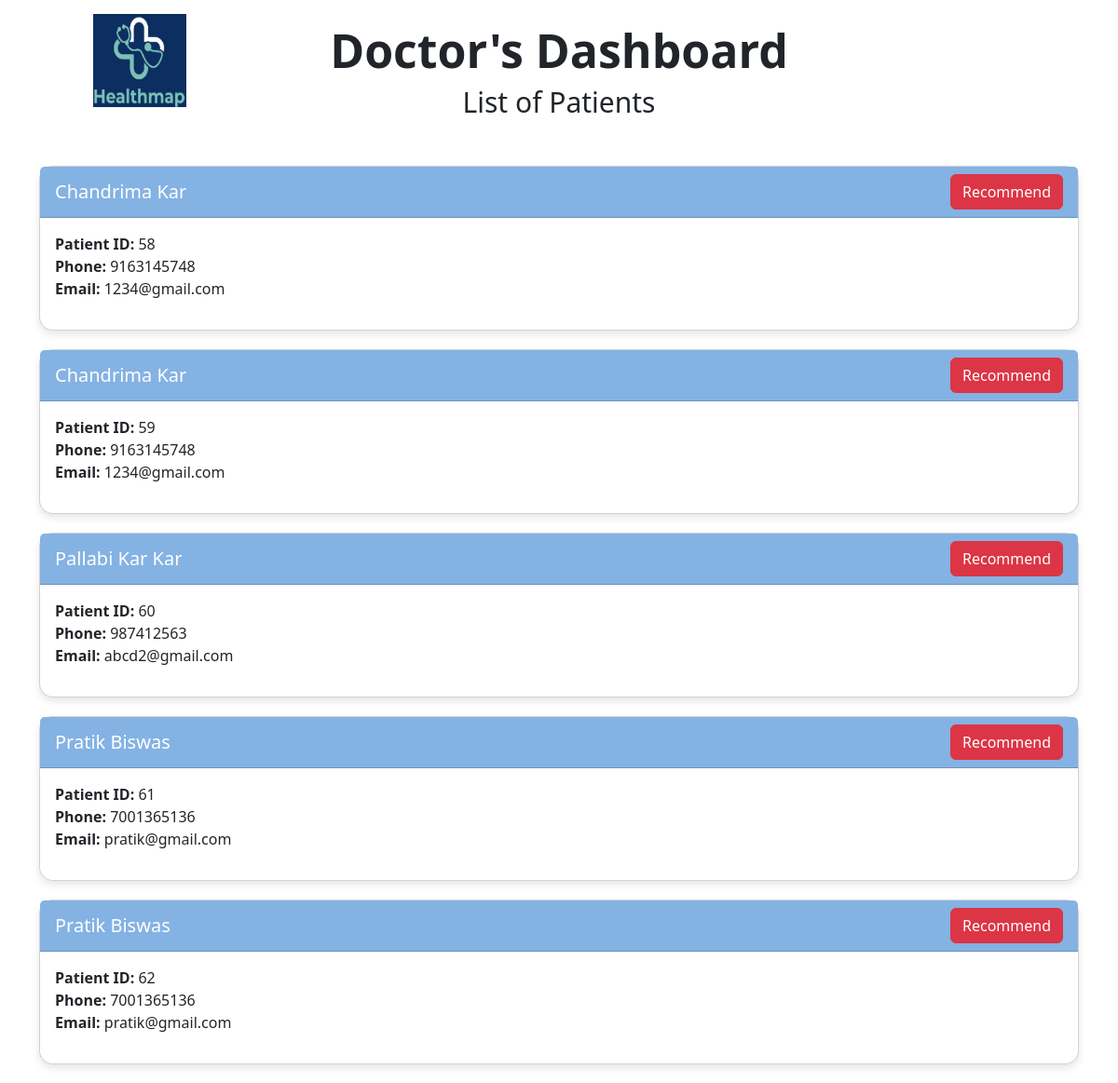
Page /data on the earlier database version.
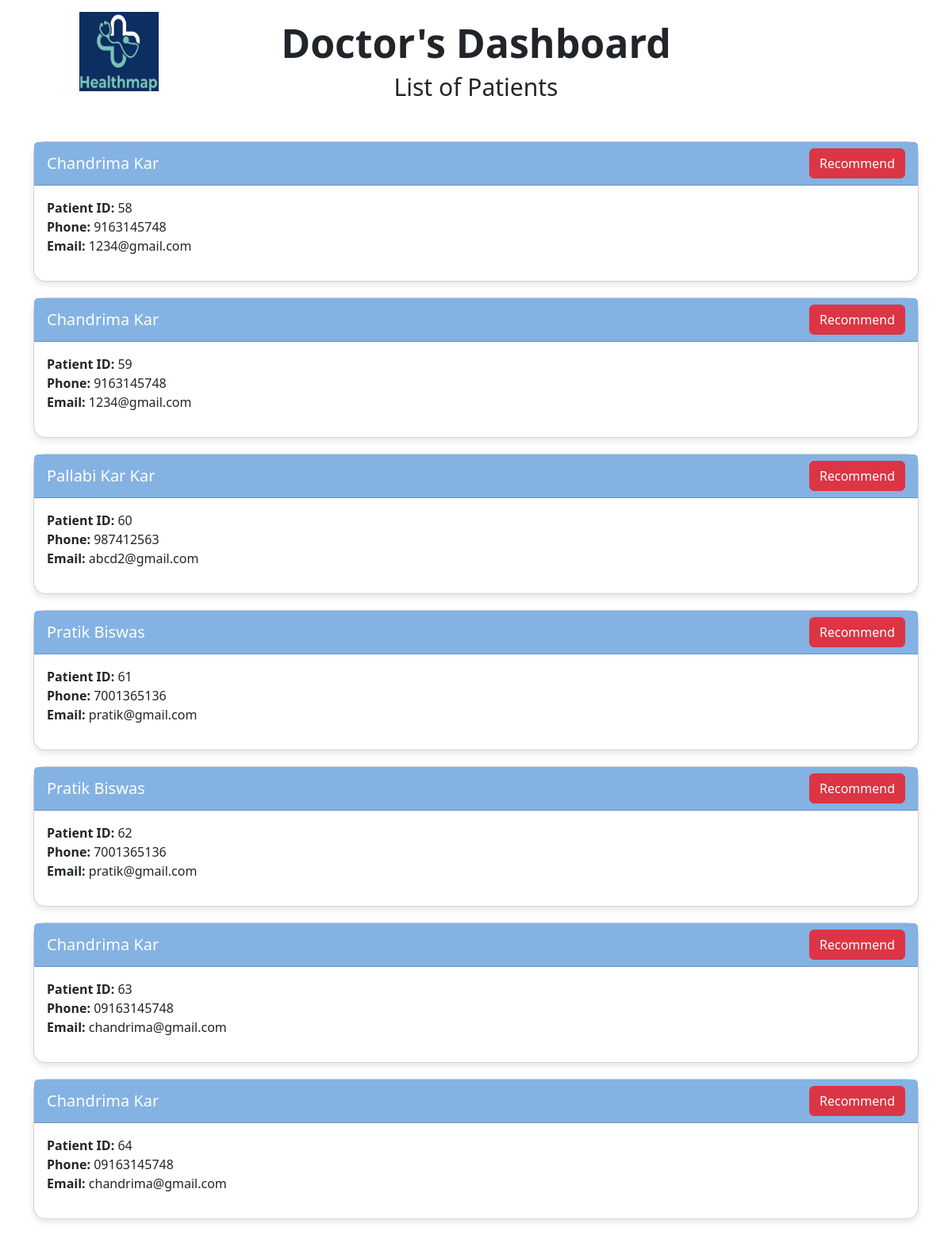
Same page on the later database version.
### app.py (models this page shows)
class Symptoms(db.Model):
    __tablename__ = 'symptoms'
    id = db.Column(db.Integer, primary_key=True, nullable=False, autoincrement=True, unique=True)
    fname = db.Column(db.String(30), nullable=False)
    lname = db.Column(db.String(30), nullable=False)
    phone = db.Column(db.String(13), nullable=False)
    email = db.Column(db.String(40), nullable=False)
    symp1 = db.Column(db.String(30), nullable=False)
    symp2 = db.Column(db.String(30))
    symp3 = db.Column(db.String(30))
    symp4 = db.Column(db.String(30))

### app.py (the view)
@app.route("/data")
def data():
    user_data = Symptoms.query.all()
    disease=Disease.query.all()
    description=Description.query.all()
    precautions = Precautions.query.all()
    medications=Medications.query.all()
    workout=Workout.query.all()
    diet=Diet.query.all()
    return render_template("doctors.html", user_data=user_data,disease=disease,description=description, precautions=precautions, medications=medications,workout=workout,diet=diet)

### templates/doctors.html (shortened to what this page needs)
<!DOCTYPE html>
<html lang="en">
  <head>
    <link
      href="https://cdn.jsdelivr.net/npm/bootstrap@5.3.3/dist/css/bootstrap.min.css"
      rel="stylesheet"
    />
  </head>
  <body>
    <div class="">
      <div style="position: absolute; left: 100px; top: 15px">
        <img
          src="../static/img/logo6.png"
          alt="logo"
          style="border-radius: 0px; width: 100px; height: 100px"
        />
      </div>
      <h1
        class="mb-2 mt-4 text-center"
        style="font-weight: 700; font-size: 50px"
      >
        Doctor's Dashboard
      </h1>
      <h2 class="mb-4 text-center" style="font-weight: 300; font-size: 30px">
        List of Patients
      </h2>
      <div class="container">
        {% for data in user_data %}
        <div class="card">
          <div class="card-header">
            {{ data.fname }} {{ data.lname }}
            <button
              class="btn btn-danger"
              onclick="toggleRecommendation('{{ data.id }}')"
            >
              Recommend
            </button>
          </div>
          <div class="card-body">
            <p class="card-text">
              <strong>Patient ID:</strong> {{ data.id }}<br />
              <strong>Phone:</strong> {{ data.phone }}<br />
              <strong>Email:</strong> {{ data.email }}<br />
            </p>
          </div>
        </div>
        {% endfor %}
      </div>
    </div>
  </body>
</html>

### templates/doctors.html (style rules this page uses)
body { margin: 0; padding: 0; }
.container { margin-top: 50px; }
.card { margin-bottom: 20px; border-radius: 15px; box-shadow: 0 4px 8px rgba(0, 0, 0, 0.1); }
.card-header { background-color: #84b2e3; color: white; display: flex; justify-content: space-between; align-items: center; font-size: 1.25rem; border-top-left-radius: 15px; border-top-right-radius: 15px; }

Differences in the rows shown:
added Symptoms: fname "Chandrima", lname "Kar", id "63", phone "09163145748", email "chandrima@gmail.com"
added Symptoms: fname "Chandrima", lname "Kar", id "64", phone "09163145748", email "chandrima@gmail.com"
